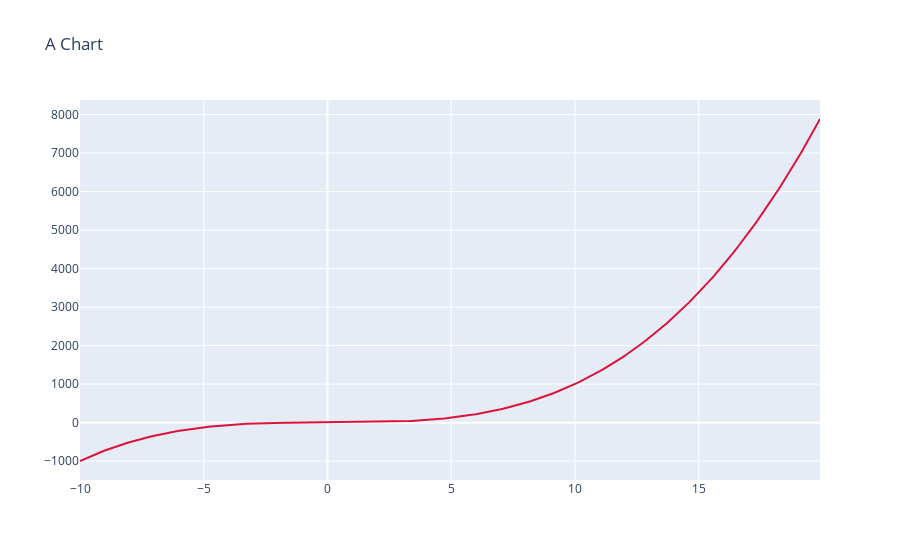

Notebook source saved alongside this figure:
### Code cell
x_values = [point[0] for point in table_values]
y_values = [point[1] for point in table_values]


fig = go.Figure(
    data=[go.Scatter(x = x_values, y = y_values, line=dict(color="crimson"))],
    layout=dict(title=dict(text="A Chart"))
)
fig.show()

### Figure 1 — Plotly figure (JSON) as saved in the notebook; plotly's stock layout.template omitted (floating-point values rounded to 4 significant figures; data arrays with more than 128 entries replaced by an {"elided": "..."} marker saying what was removed)
{"data": [{"line": {"color": "crimson"}, "type": "scatter", "x": {"elided": "300 str values"}, "y": {"elided": "300 str values"}}], "layout": {"title": {"text": "A Chart"}}}
